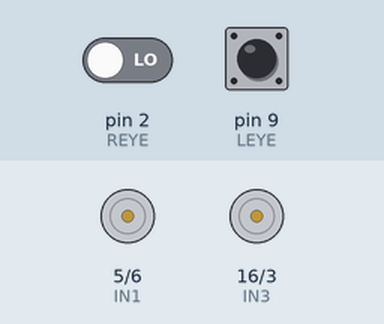
This sketch was run on a simulated Arduino Uno, built with avr-gcc and run on an emulated ATmega328P. On the bench: motor-driver pin pairs drawn as motors (green arrow = first pin HIGH = forward, orange = second pin HIGH = backward, longer = more drive, scaled by the enable pin). Inputs (shaded band) come from the test bench; at power-on: pin 2 (REYE) LOW, pin 9 (LEYE) LOW. What the sketch prints to the serial monitor is not drawn.

Above: at 1.2 s.
1.3 s: pin 2 (REYE) driven HIGH
At 2.3 s:
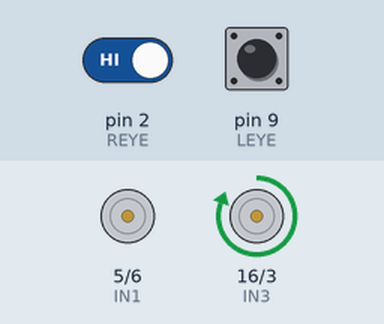
2.8 s: pin 9 (LEYE) driven HIGH
At 3.4 s:
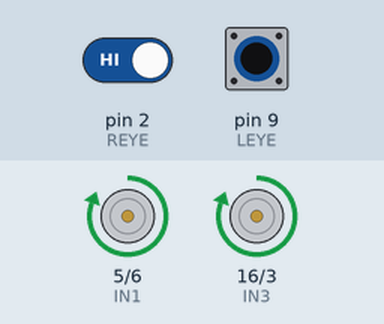
4.3 s: pin 2 (REYE) driven LOW
At 4.6 s:
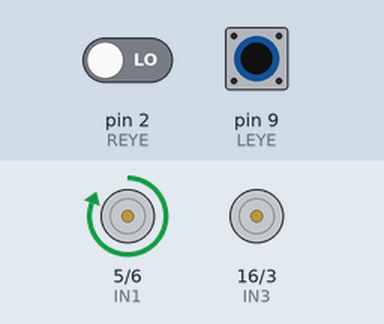
5.8 s: pin 9 (LEYE) driven LOW
At 6.9 s:
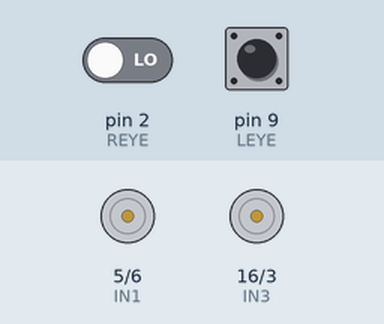
7.3 s: pin 9 (LEYE) pulsed HIGH 2 times (0.12 s each, 0.3 s apart)
At 7.51 s:
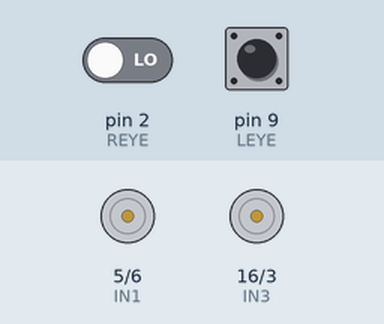
9.4 s: pin 2 (REYE) driven HIGH and pin 9 (LEYE) driven HIGH
At 9.7 s:
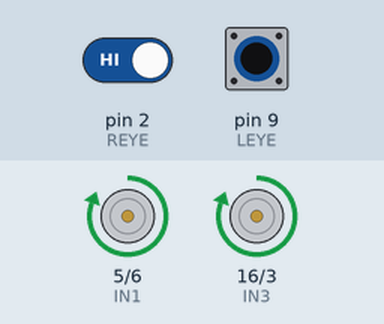
Timing chart, 0 to 11.9 s (numbered marks = the images above; inputs shaded):
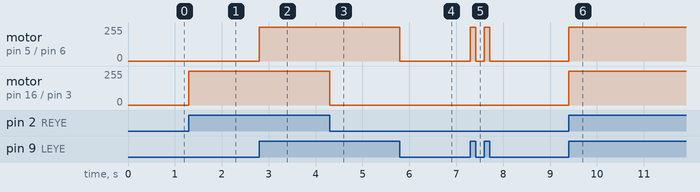

The sketch:

3.1_IR_sensors_control_motors.ino
```cpp
// Start/stop motors using IR sensors -> start when sensors detect dark, stop when sensors detect light

// IR sensors
const int LEYE = 9;
const int REYE = 2;

int lastEyeValueL = LOW;
int lastEyeValueR = LOW;


// Motors
// direction control

// left
const int IN1 = 5;
const int IN2 = 6;
// right
const int IN3 = 16;
const int IN4 = 3;

// speed control
const int ENA = 17;
const int ENB = 19;


void setup() {
  // put your setup code here, to run once:

  // IR sensors
  Serial.begin(9600);

  pinMode( LEYE, INPUT );
  pinMode( REYE, INPUT );

  // Motors
  pinMode (IN1, OUTPUT);
  pinMode (IN2, OUTPUT);
  pinMode (IN3, OUTPUT);
  pinMode (IN4, OUTPUT);
  pinMode (ENA, OUTPUT);
  pinMode (ENB, OUTPUT);

}

void loop() {
  // put your main code here, to run repeatedly:

  // Control speed
  analogWrite(ENA, 255);
  analogWrite(ENB, 255);

  int eyeValueL = digitalRead( LEYE );
  int eyeValueR = digitalRead( REYE );


  // Left side

 if (eyeValueL != lastEyeValueL){
  if( eyeValueL == HIGH ){  // ON
    Serial.print("low  ");

    digitalWrite(IN1, HIGH);
    digitalWrite(IN2, LOW);

  }else{    // OFF
    Serial.print("high ");

    digitalWrite(IN1, LOW);
    digitalWrite(IN2, LOW);
  }
  lastEyeValueL = eyeValueL;
 }

  // Right side

  if (eyeValueR != lastEyeValueR){
    if( eyeValueR == HIGH ){    // ON
    Serial.println("low  ");

    digitalWrite(IN3, HIGH);
    digitalWrite(IN4, LOW);

  }else{    // OFF
    Serial.println("high ");

    digitalWrite(IN3, LOW);
    digitalWrite(IN4, LOW);
  }

  lastEyeValueR = eyeValueR;
}

}
```

Measured:
- after the input at 1.3 s, motor on pin 16 (IN3) / pin 3 (IN4): stopped → forward 255/255 at once
- after the input at 2.8 s, motor on pin 5 (IN1) / pin 6 (IN2): stopped → forward 255/255 at once
- after the input at 4.3 s, motor on pin 16 (IN3) / pin 3 (IN4): forward 255/255 → stopped at once
- after the input at 5.8 s, motor on pin 5 (IN1) / pin 6 (IN2): forward 255/255 → stopped at once
- after the input at 7.3 s, motor on pin 5 (IN1) / pin 6 (IN2): alternates forward 255/255 for 0.12 s and stopped for 0.18 s, 4 changes in all, then stays stopped, starting at once
- after the input at 9.4 s, motor on pin 5 (IN1) / pin 6 (IN2), motor on pin 16 (IN3) / pin 3 (IN4): stopped → forward 255/255 at once
